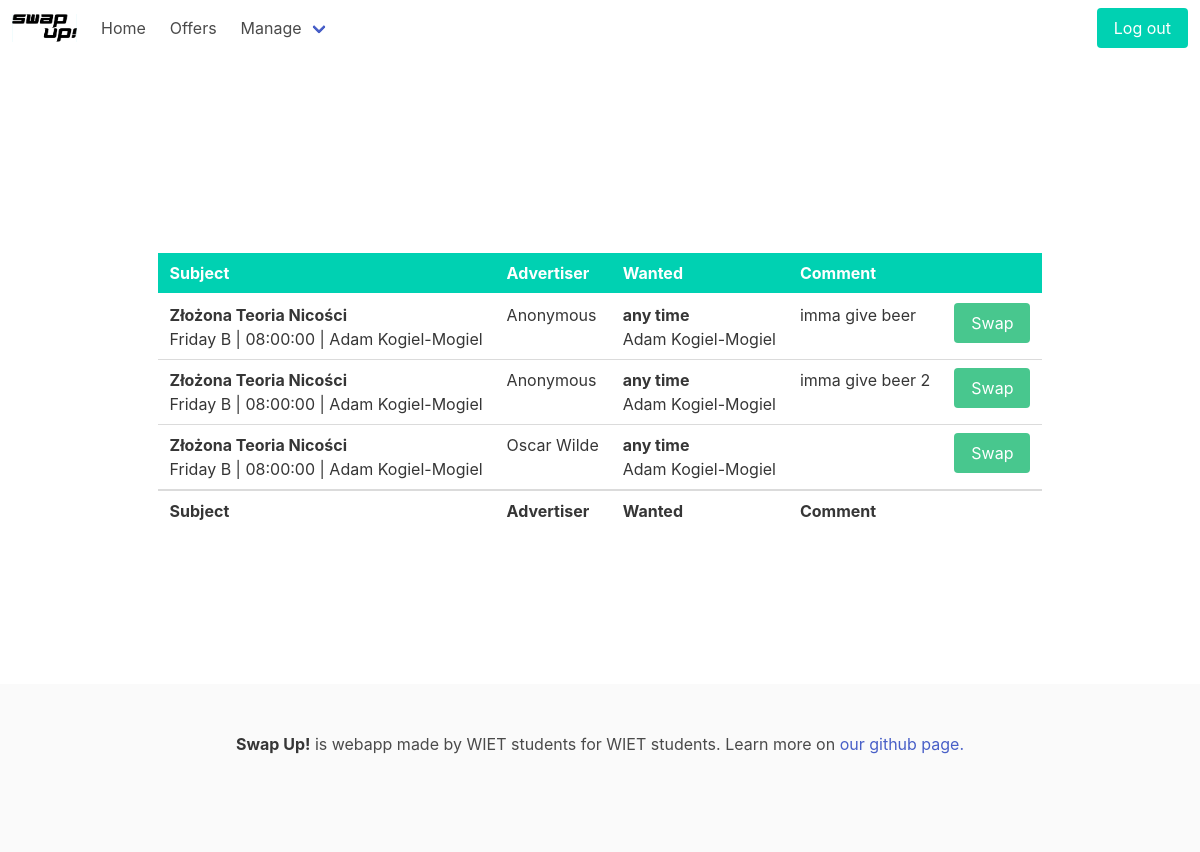
Before: /exchange/manage/1 (signed in) with the older database file.
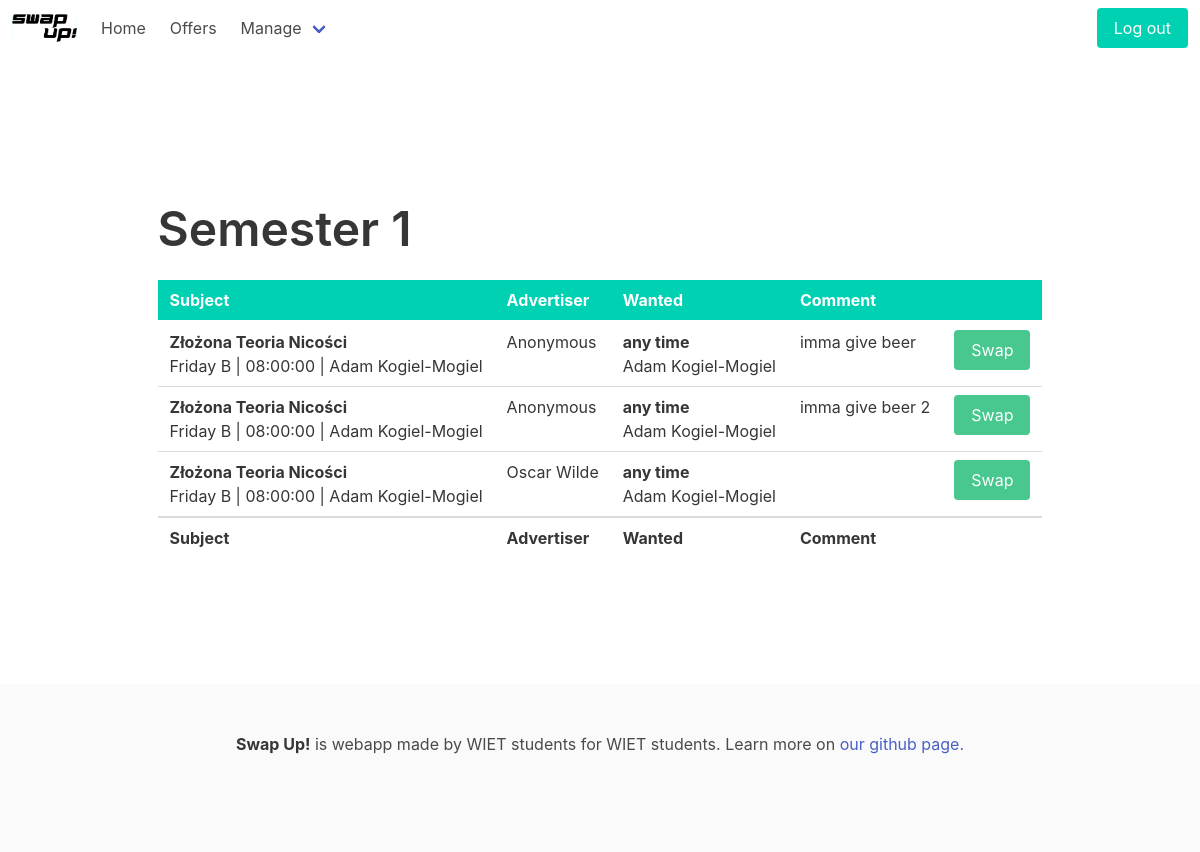
After: the same page with the newer database file.
### exchange/models.py (models this page shows)
class Exchange(models.Model):
    class Semester(models.IntegerChoices):
        SEM1 = 1
        SEM2 = 2
        SEM3 = 3
        SEM4 = 4
        SEM5 = 5
        SEM6 = 6
        SEM7 = 7
        SEM8 = 8
        SEM9 = 9
        SEM10 = 10
    creation_date = models.DateField(null=True)
    modification_date = models.DateField(null=True)
    name = models.CharField(max_length=30, null=True)
    semester = models.IntegerField(choices=Semester.choices, null=True)

### exchange/views.py (the view)
# urls.py: path('manage/<int:exchange_id>', views.exhange, name='exchange')
@login_required
def exhange(request, exchange_id):
    name = ''
    items = []
    db_exchanges = Exchange.objects.all()
    for exchange in db_exchanges:
        if exchange.semester == exchange_id:
            name = exchange.name
    db_offers = Offer.objects.all()
    for offer in db_offers:
        item_dict = {
            "student": f'{offer.student.user.first_name} {offer.student.user.last_name}' if offer.student.user.first_name and offer.student.user.last_name else 'Anonymous',
            "subject": offer.unwanted_class.subject_id.subject_name if offer.unwanted_class.subject_id.subject_name else '',
            "time": f'{offer.unwanted_class.day} {offer.unwanted_class.week} | {offer.unwanted_class.time}' if offer.unwanted_class else '',
            "other_times": offer.preferred_days,
            "teacher": f'{offer.unwanted_class.teacher_id.first_name} {offer.unwanted_class.teacher_id.last_name}' if offer.unwanted_class.teacher_id else '',
            "other_teachers": ",".join([f'{teacher.first_name} {teacher.last_name}' for teacher in offer.preferred_teachers.all()]),
            "comment": offer.additional_information if offer.additional_information else None,
        }
        items.append(item_dict)
    return render(request, 'exchange/exchange.html', {'items': items, 'name': name})

### exchange/templates/exchange/exchange.html
{% extends 'base.html' %}
{% block content %}
<div class="container is-max-desktop">
    <p class="title is-1"> {{name}} </p>
    <table class='table'>
        <thead>
        <tr class="is-selected">
            <th>Subject</th>
            <th>Advertiser</th>
            <th>Wanted</th>
            <th>Comment</th>
            <th></th>
        </tr>
        </thead>
        <tfoot>
        <tr>
            <th>Subject</th>
            <th>Advertiser</th>
            <th>Wanted</th>
            <th>Comment</th>
            <th></th>
        </tr>
        </tfoot>
        <tbody>
        {% for item in items %}
        <tr>
            <td>
                <strong>{{item.subject}}</strong>
                <p>{{item.time}} | {{item.teacher}}</p>
            </td>
            <td>
                {% if item.student %}
                {{item.student}}
                {% endif %}
            </td>
            <td>
                <strong>
                    {% if item.other_times %}
                    {{item.other_times}}
                    {% else %}
                    any time
                    {% endif %}
                </strong>
                <p>
                    {% if item.other_teachers %}
                    {{item.other_teachers}}
                    {% else %}
                    any teacher
                    {% endif %}
                </p>
            </td>
            <td>
                {% if item.comment %}
                {{item.comment}}
                {% endif %}
            </td>
            <td>
                <button class="button is-success">
                    Swap
                </button>
            </td>
        </tr>
        {% endfor %}
        </tbody>
    </table>
</div>
{% endblock %}

Changed rows visible on the page:
added Exchange: name "Semester 1"
